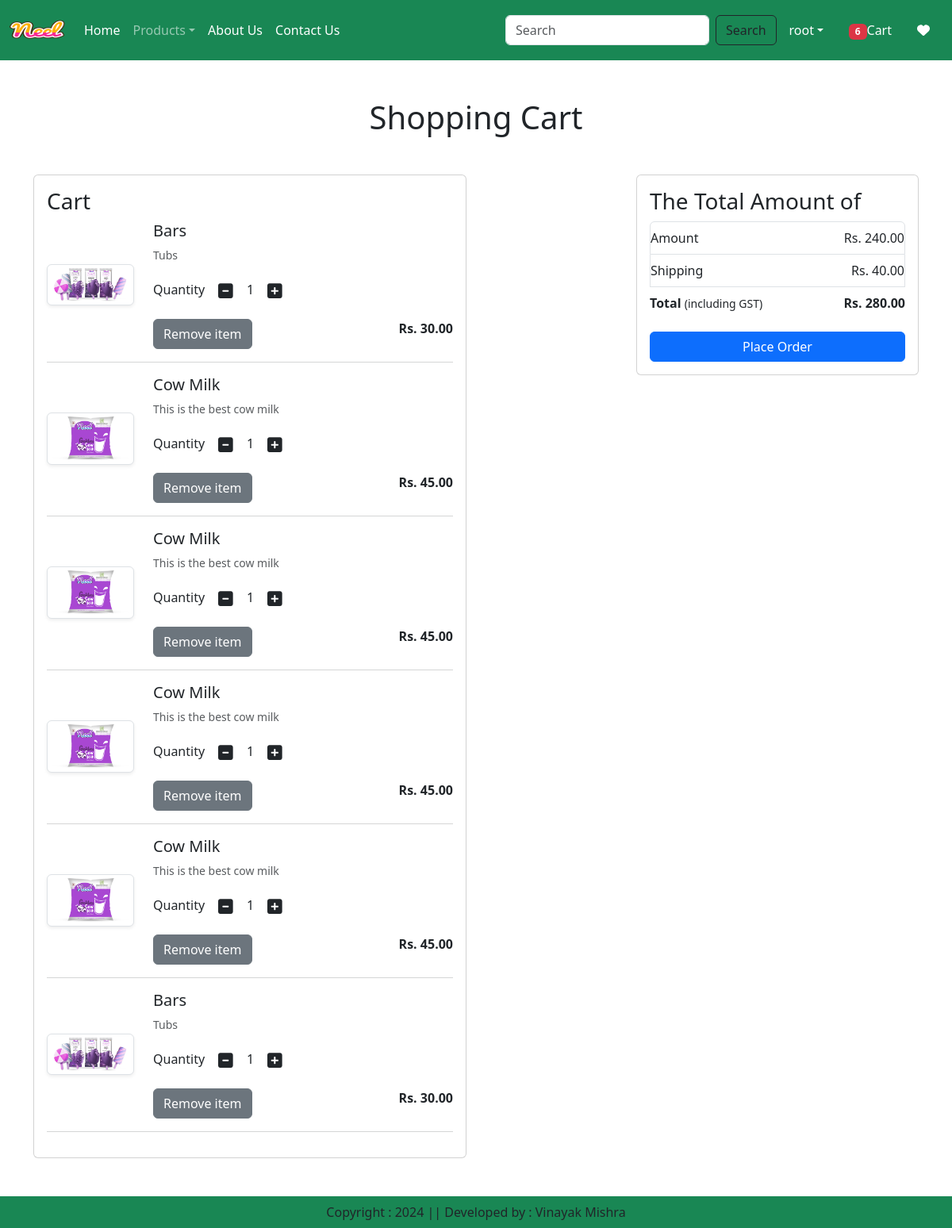
The app's page /cart/ (signed in), older data.
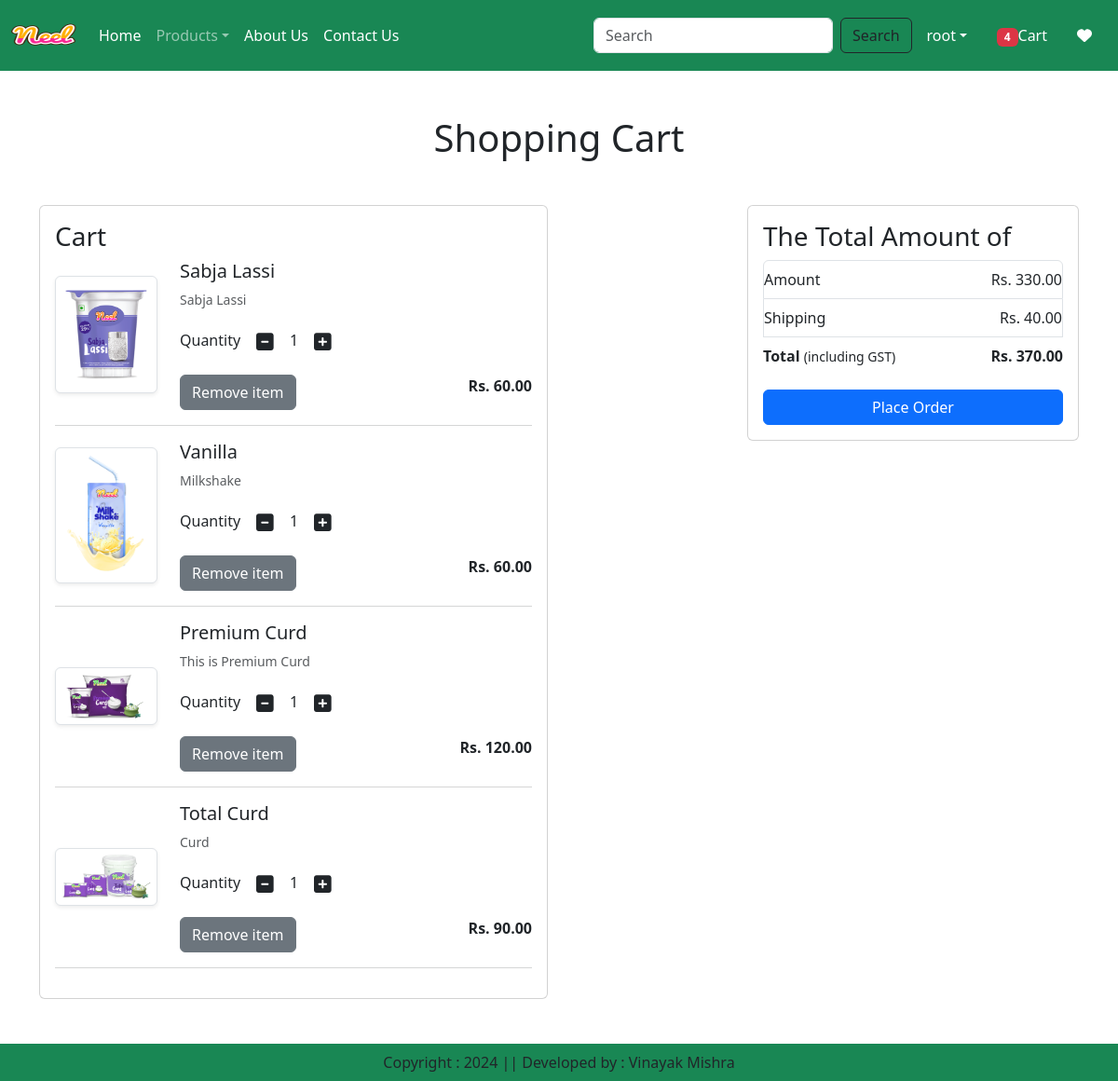
The same page, newer data.
### app/models.py (models this page shows, shortened)
class Cart(models.Model):
    user = models.ForeignKey(User,on_delete=models.CASCADE)
    product = models.ForeignKey(Product,on_delete=models.CASCADE)
    quantity = models.PositiveIntegerField(default=1)

class Product(models.Model):
    title = models.CharField(max_length=200)
    description = models.TextField()
    discounted_price = models.DecimalField(max_digits=10, decimal_places=2)
    selling_price = models.DecimalField(max_digits=10, decimal_places=2)
    category = models.CharField(max_length=100)
    product_image = models.ImageField(upload_to='products/')
    slug = models.SlugField(max_length=100, unique=True, blank=True)

### app/views.py (the view)
# urls.py: path('cart/', views.show_cart, name='showcart'),
@login_required
def show_cart(request):
    user = request.user
    cart = Cart.objects.filter(user=user)
    totalitem = 0
    wishlitem = 0
    if request.user.is_authenticated:
        totalitem = len(Cart.objects.filter(user=request.user))
        wishitem = len(Wishlist.objects.filter(user=request.user))
    amount = 0
    for p in cart:
        value = p.quantity * p.product.discounted_price
        amount = amount + value
    totalamount = amount + 40
    return render(request, 'app/addtocart.html',locals())

### app/templates/app/addtocart.html (shortened to what this page needs)
{% extends 'app/base.html' %}
{% load static %}
{% block main-content %}
<div class="container my-5">
    <div class="row">
        {% if cart %}
        <h1 class="text-center mb-5">Shopping Cart</h1>
        <div class="col-sm-6">
            <div class="card">
                <div class="card-body">
                    <h3>Cart</h3>
                    {% for item in cart %}
                    <div class="row mb-3">
                        <div class="col-sm-3 text-center align-self-center">
                            <img src="{{ item.product.product_image.url }}" alt="{{ item.product.title }}" class="img-fluid img-thumbnail shadow-sm" height="150" width="150">
                        </div>
                        <div class="col-sm-9">
                            <div>
                                <h5>{{ item.product.title }}</h5>
                                <p class="mb-2 text-muted small">{{ item.product.description }}</p>
                                <div class="my-3">
                                    <label for="quantity">Quantity</label>
                                    <a href="#" class="minus-cart btn" pid="{{ item.product.id }}"><i class="fas fa-minus-square fa-lg"></i></a>
                                    <span id="quantity-{{ item.product.id }}">{{ item.quantity }}</span>
                                    <a href="#" class="plus-cart btn" pid="{{ item.product.id }}"><i class="fas fa-plus-square fa-lg"></i></a>
                                </div>
                                <div id="cart-item-{{ item.product.id }}" class="d-flex justify-content-between">
                                    <a href="#" class="remove-cart btn btn-secondary" pid="{{ item.product.id }}">Remove item</a>
                                    <p class="mb-0"><span><strong>Rs. {{ item.product.discounted_price }}</strong></span></p>
                                </div>
                            </div>
                        </div>
                    </div>
                    <hr class="text-muted">
                    {% endfor %}
                </div>
            </div>
        </div>
        <div class="col-sm-4 offset-sm-2">
            <div class="card">
                <div class="card-body">
                    <h3>The Total Amount of</h3>
                    <ul class="list-group">
                        <li class="list-group-item d-flex justify-content-between align-items-center px-0">
                            Amount
                            <span id="amount">Rs. {{ amount }}</span>
                        </li>
                        <li class="list-group-item d-flex justify-content-between align-items-center px-0">
                            Shipping
                            <span>Rs. 40.00</span>
                        </li>
                        <li class="list-group-item d-flex justify-content-between align-items-center border-0 px-0 mb-3">
                            <div>
                                <strong>Total</strong>
                                <small>(including GST)</small>
                            </div>
                            <span id="totalamount"><strong>Rs. {{ totalamount }}</strong></span>
                        </li>
                    </ul>
                    <div class="d-grid">
                        <a href="{% url 'checkout' %}" class="btn btn-primary">Place Order</a>
                    </div>
                </div>
            </div>
        </div>
        {% else %}
        <h1 class="text-center mb-5">Cart is Empty</h1>
        {% endif %}
    </div>
</div>
{% endblock main-content %}

### app/templates/app/base.html (shortened to what this page needs)
{% load static %}
<!DOCTYPE html>
<html lang="en">
<head>
    <link href="https://cdn.jsdelivr.net/npm/bootstrap@5.3.3/dist/css/bootstrap.min.css" rel="stylesheet">
    <link rel="stylesheet" href="https://cdnjs.cloudflare.com/ajax/libs/font-awesome/6.0.0-beta3/css/all.min.css">
    <link rel="stylesheet" href="{% static 'app/css/owl.carousel.min.css' %}"/>
    <link rel="stylesheet" href="{% static 'app/css/all.min.css' %}"/>
    <link rel="stylesheet" href="{% static 'app/css/style.css' %}"/>
</head>
<body>
    <nav class="navbar navbar-expand-lg navbar-dark bg-success">
        <div class="container-fluid">
            <a class="navbar-brand" href="#"><img src="{% static 'app/images/product/neel.png' %}" width="70" height="50" alt="Brand Logo"></a>
            <div class="collapse navbar-collapse" id="navbarSupportedContent">
                <ul class="navbar-nav me-auto mb-2 mb-lg-0">
                    {% if request.user.is_authenticated %}
                    <li class="nav-item">
                        <a class="nav-link active" aria-current="page" href="/">Home</a>
                    </li>
                    <li class="nav-item dropdown">
                        <a class="nav-link dropdown-toggle" href="#" role="button" data-bs-toggle="dropdown" aria-expanded="false">Products</a>
                    </li>
                    <li class="nav-item">
                        <a class="nav-link text-white" href="{% url 'about' %}">About Us</a>
                    </li>
                    <li class="nav-item">
                        <a class="nav-link text-white" href="{% url 'contact' %}">Contact Us</a>
                    </li>
                </ul>
                <form class="d-flex" role="search" action="/search">
                    <input class="form-control me-2" type="search" placeholder="Search" aria-label="Search" name="search">
                    <button class="btn btn-outline-dark " type="submit">Search</button>
                </form>
            </div>
            <ul class="navbar-nav ms-auto mb-2 mb-lg-0">
                <li class="dropdown mx-2 nav-item">
                    <a class="nav-link dropdown-toggle text-white" href="#" id="profileDropdown" role="button" data-bs-toggle="dropdown" aria-expanded="false">{{ request.user.username }}</a>
                </li>
                <li class="nav-item mx-2">
                    <a href="{% url 'showcart' %}" class="nav-link text-white"> <span class="badge bg-danger">{% if totalitem > 0 %} {{totalitem}} {% endif %}</span>Cart</a>
                </li>
                <li class="nav-item mx-2">
                    <a href="{% url 'showwishlist' %}" class="nav-link text-white"> <i class="fa fa-heart"></i></a>
                </li>
                {% endif %}
            </ul>
        </div>
    </nav>
    {% block main-content %}{% endblock %}
    <footer class="container-fluid bg-success text-center p-2 mt-5">
        Copyright : 2024 || Developed by : Vinayak Mishra
    </footer>
</body>
</html>

Row changes from the older to the newer data that the page shows:
removed Cart: product.product_image (picture), product "Bars", product.description "Tubs", quantity "1", product.discounted_price "30.00"
removed Cart: product.product_image (picture), product "Cow Milk", product.description "This is the best cow milk", quantity "1", product.discounted_price "45.00"
removed Cart: product.product_image (picture), product "Cow Milk", product.description "This is the best cow milk", quantity "1", product.discounted_price "45.00"
removed Cart: product.product_image (picture), product "Cow Milk", product.description "This is the best cow milk", quantity "1", product.discounted_price "45.00"
removed Cart: product.product_image (picture), product "Cow Milk", product.description "This is the best cow milk", quantity "1", product.discounted_price "45.00"
removed Cart: product.product_image (picture), product "Bars", product.description "Tubs", quantity "1", product.discounted_price "30.00"
added Cart: product.product_image (picture), product "Sabja Lassi", product.description "Sabja Lassi", quantity "1", product.discounted_price "60.00"
added Cart: product.product_image (picture), product "Vanilla", product.description "Milkshake", quantity "1", product.discounted_price "60.00"
added Cart: product.product_image (picture), product "Premium Curd", product.description "This is Premium Curd", quantity "1", product.discounted_price "120.00"
added Cart: product.product_image (picture), product "Total Curd", product.description "Curd", quantity "1", product.discounted_price "90.00"
Text that changed along with them:
{{ totalitem }}: "6" → "4"
{{ amount }}: "240.00" → "330.00"
{{ totalamount }}: "280.00" → "370.00"
